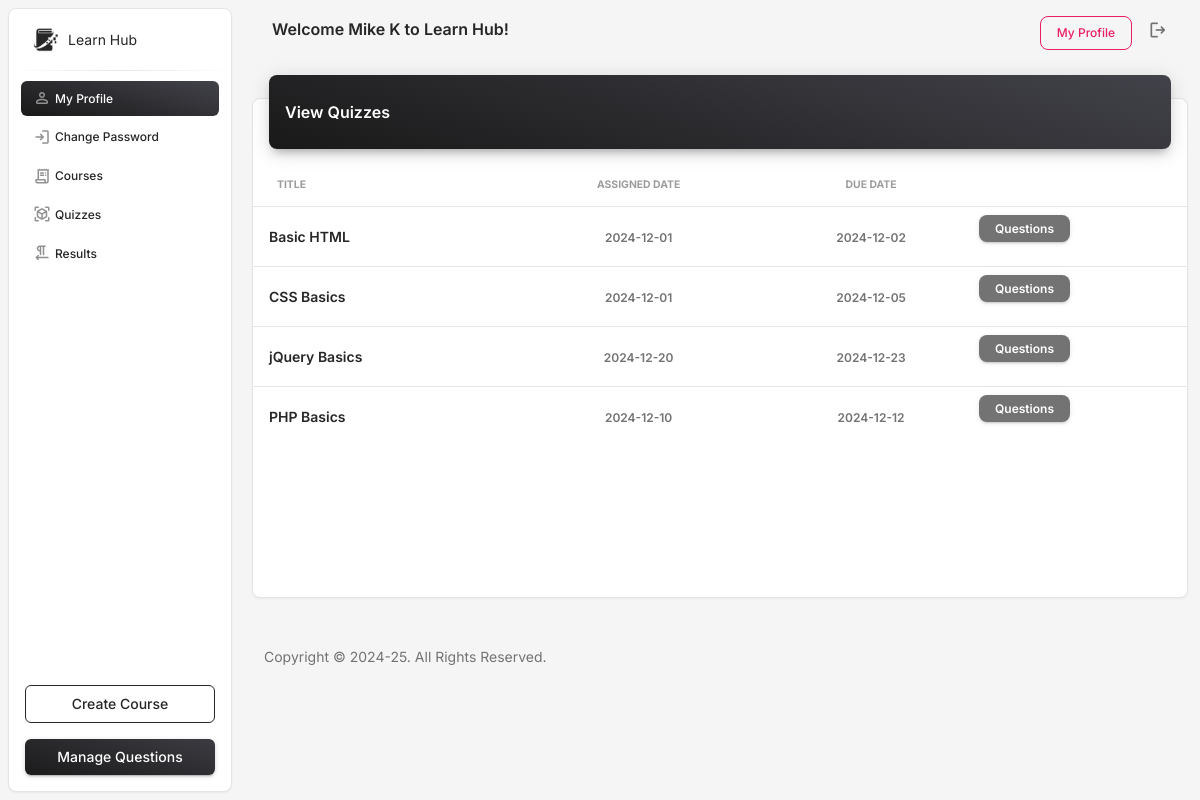
The app's page /view_quiz.php (signed in) with its own data.
### tables this page shows
CREATE TABLE `quizzes` (
  `Quiz_ID` int(11) NOT NULL,
  `QuizName` varchar(255) DEFAULT NULL,
  `AssignedDate` date DEFAULT NULL,
  `DueDate` date DEFAULT NULL,
  `Course_ID` int(11) DEFAULT NULL
);

### view_quiz.php (the view, shortened to what this page needs)
<?php
include("includes/config.php");
?>
<!DOCTYPE html>
<html lang="en">
<head>
<link href="assets/css/nucleo-icons.css" rel="stylesheet" />
<link href="assets/css/nucleo-svg.css" rel="stylesheet" />
<link id="pagestyle" href="assets/css/material-dashboard.css?v=3.2.0" rel="stylesheet" />
</head>
<body class="g-sidenav-show  bg-gray-100">
<?php
include('includes/sidebar.php');
?>
<main class="main-content position-relative max-height-vh-100 h-100 border-radius-lg ">
  <?php
include('includes/header.php');
?>
  <div class="container-fluid py-2">
    <div class="row">
      <div class="col-12">
        <div class="card my-4">
          <div class="card-header p-0 position-relative mt-n4 mx-3 z-index-2">
            <div class="bg-gradient-dark shadow-dark border-radius-lg pt-4 pb-3">
			<div class="row">
                <div class="col-6">
                  <h6 class="text-white text-capitalize ps-3">View Quizzes</h6>
                </div>
                <div class="col-6">
                </div>
              </div>
            </div>
          </div>
          <div class="card-body px-0 pb-2">
            <div class="table-responsive p-0">
              <table class="table align-items-center mb-0">
                <thead>
                  <tr>
                    <th class="text-uppercase text-secondary text-xxs font-weight-bolder opacity-7">Title</th>
                    <th class="text-center text-uppercase text-secondary text-xxs font-weight-bolder opacity-7">Assigned Date</th>
					<th class="text-center text-uppercase text-secondary text-xxs font-weight-bolder opacity-7">Due Date</th>
                    <th class="text-secondary opacity-7"></th>
                  </tr>
                </thead>
                <tbody>
				<?php
				if(!empty($_GET['vcourses']))
				{
				$query = mysqli_query($d,"select * from quizzes where Course_ID='".$_GET['vcourses']."' ");
				}
				else
				{
				$query = mysqli_query($d,"select * from quizzes where Course_ID in (select Course_ID from courses where User_ID='".$_SESSION['sid']."' ) ");
				}
				while($row = mysqli_fetch_array($query))
				{
				?>
                  <tr>
                    <td><div class="d-flex px-2 py-1">
                        <div class="d-flex flex-column justify-content-center">
                          <h6 class="mb-0 text-sm"><?php echo $row['QuizName'];?></h6>
                        </div>
                      </div></td>
                    <td class="align-middle text-center"><span class="text-secondary text-xs font-weight-bold"><?php echo $row['AssignedDate'];?></span> </td>
					<td class="align-middle text-center"><span class="text-secondary text-xs font-weight-bold"><?php echo $row['DueDate'];?></span> </td>
                    <td class="align-middle">
					<?php
					if($_SESSION['srole']=='student')
					{
					$qryS = mysqli_query($d,"select * from submissions where Quiz_ID='".$row['Quiz_ID']."' and User_ID='".$_SESSION['sid']."' order by  Submission_ID desc limit 1 ");
					$numS = mysqli_num_rows($qryS);
					if($numS>0)
					{
					$rowS = mysqli_fetch_array($qryS);
					?>
					<a href="quiz_results.php?vresult=<?php echo $rowS['Submission_ID'];?>" class="btn btn-sm btn-primary font-weight-bold text-xs" data-toggle="tooltip" data-original-title="Attempted" style="margin-top:10px;"> Attempted </a>
					<?php
					}
					else
					{
					?>
					<a href="attempt_quiz.php?vquiz=<?php echo $row['Quiz_ID'];?>" class="btn btn-sm btn-primary font-weight-bold text-xs" data-toggle="tooltip" data-original-title="Delete user" style="margin-top:10px;"> Attempt </a>
					<?php
					}
					}
					else
					{
					?>
					<a href="view_question.php?vquiz=<?php echo $row['Quiz_ID'];?>" class="btn btn-sm btn-secondary font-weight-bold text-xs" data-toggle="tooltip" data-original-title="Delete user"> Questions </a>
					<?php
					}
					?>
					</td>
                  </tr>
				  <?php
				  }
				  ?>
                </tbody>
              </table>
            </div>
          </div>
        </div>
      </div>
    </div>
    <?php
include('includes/footer.php');
?>
  </div>
</main>
</body>
</html>

### includes/header.php (style rules this page uses)
.card { min-height: 500px; }

### records on screen
quizzes: QuizName "Basic HTML", AssignedDate "2024-12-01", DueDate "2024-12-02"
quizzes: QuizName "CSS Basics", AssignedDate "2024-12-01", DueDate "2024-12-05"
quizzes: QuizName "jQuery Basics", AssignedDate "2024-12-20", DueDate "2024-12-23"
quizzes: QuizName "PHP Basics", AssignedDate "2024-12-10", DueDate "2024-12-12"

### other values on screen
$_SESSION['sname'] "Mike K"
